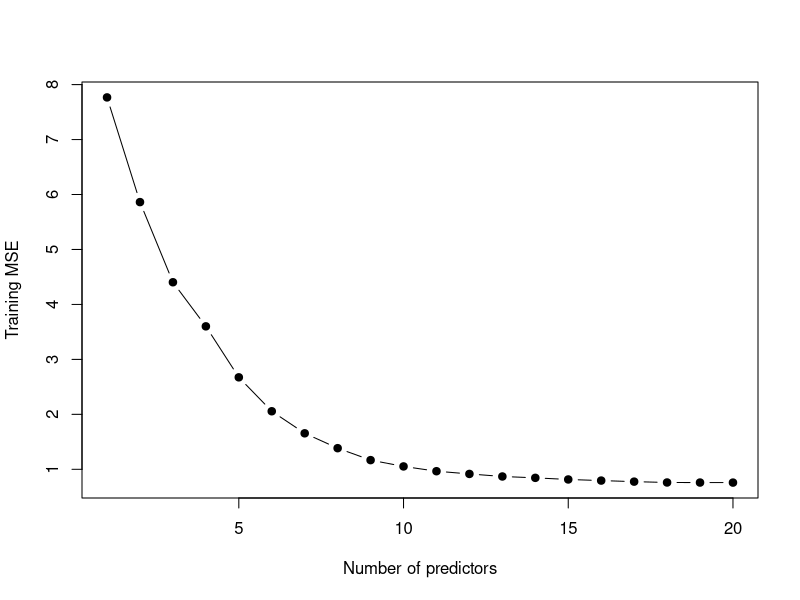
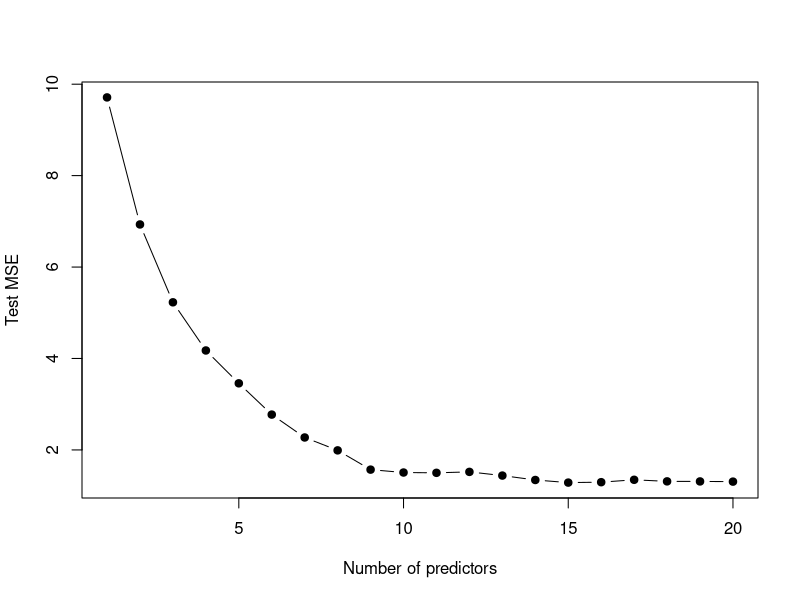
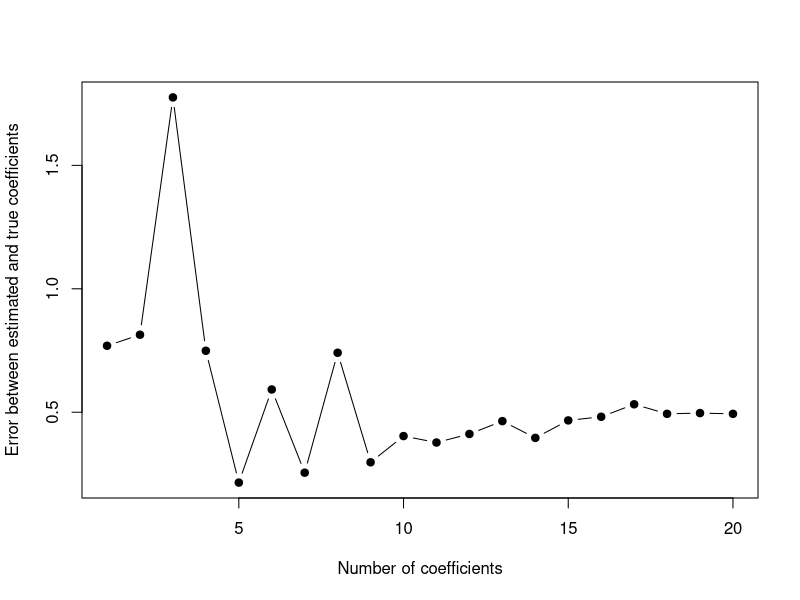

The R source for these figures, in order:
## ---- chunk 1
library(leaps)
## ---- chunk 2
set.seed(1)
x <- matrix(rnorm(1000 * 20), 1000, 20)
b <- rnorm(20)
b[3] <- 0
b[4] <- 0
b[9] <- 0
b[19] <- 0
b[10] <- 0
eps <- rnorm(1000)
y <- x %*% b + eps
## ---- chunk 3
train <- sample(seq(1000), 100, replace = FALSE)
test <- -train
x.train <- x[train, ]
x.test <- x[test, ]
y.train <- y[train]
y.test <- y[test]
## ---- chunk 4
data.train <- data.frame(y = y.train, x = x.train)
regfit.full <- regsubsets(y ~ ., data = data.train, nvmax = 20)
train.mat <- model.matrix(y ~ ., data = data.train, nvmax = 20)
val.errors <- rep(NA, 20)
for (i in 1:20) {
    coefi <- coef(regfit.full, id = i)
    pred <- train.mat[, names(coefi)] %*% coefi
    val.errors[i] <- mean((pred - y.train)^2)
}
plot(val.errors, xlab = "Number of predictors", ylab = "Training MSE", pch = 19, type = "b")
## ---- chunk 5
data.test <- data.frame(y = y.test, x = x.test)
test.mat <- model.matrix(y ~ ., data = data.test, nvmax = 20)
val.errors <- rep(NA, 20)
for (i in 1:20) {
    coefi <- coef(regfit.full, id = i)
    pred <- test.mat[, names(coefi)] %*% coefi
    val.errors[i] <- mean((pred - y.test)^2)
}
plot(val.errors, xlab = "Number of predictors", ylab = "Test MSE", pch = 19, type = "b")
## ---- chunk 6
which.min(val.errors)
## ---- chunk 7
coef(regfit.full, which.min(val.errors))
## ---- chunk 8
val.errors <- rep(NA, 20)
x_cols = colnames(x, do.NULL = FALSE, prefix = "x.")
for (i in 1:20) {
    coefi <- coef(regfit.full, id = i)
    val.errors[i] <- sqrt(sum((b[x_cols %in% names(coefi)] - coefi[names(coefi) %in% x_cols])^2) + sum(b[!(x_cols %in% names(coefi))])^2)
}
plot(val.errors, xlab = "Number of coefficients", ylab = "Error between estimated and true coefficients", pch = 19, type = "b")
